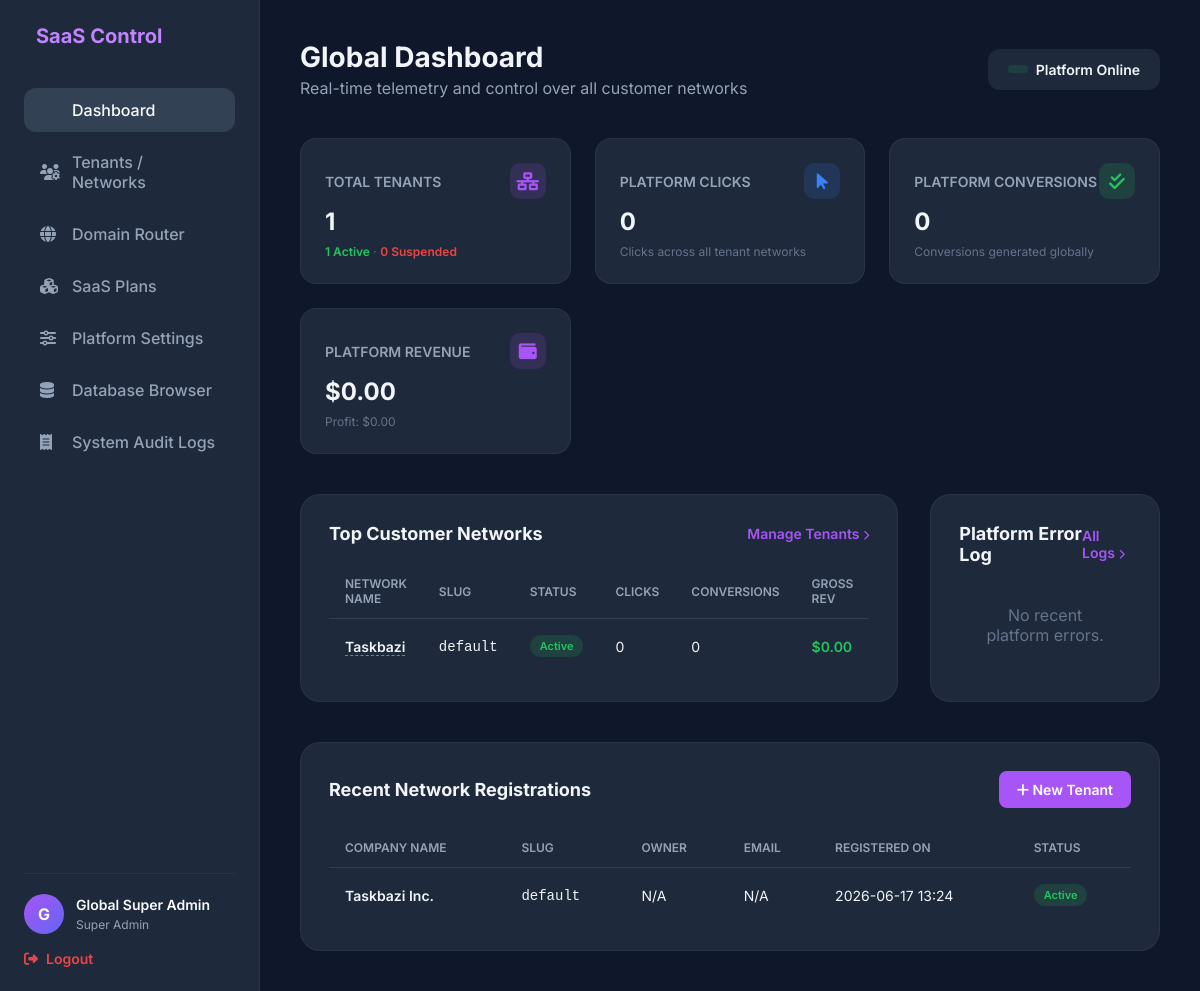
Page /superadmin/dashboard.php (signed in) on the committed database.
### tables this page shows
CREATE TABLE `tenants` (
  `id` int(11) NOT NULL AUTO_INCREMENT,
  `name` varchar(100) NOT NULL,
  `slug` varchar(50) NOT NULL,
  `company_name` varchar(150) DEFAULT NULL,
  `owner_name` varchar(100) DEFAULT NULL,
  `owner_email` varchar(150) DEFAULT NULL,
  `status` enum('active','suspended','pending','deleted') DEFAULT 'active',
  `plan_name` varchar(50) DEFAULT 'Starter',
  `max_affiliates` int(11) DEFAULT 100,
  `max_advertisers` int(11) DEFAULT 20,
  `max_offers` int(11) DEFAULT 100,
  `timezone` varchar(50) DEFAULT 'UTC',
  `currency` varchar(10) DEFAULT 'USD',
  `created_at` timestamp NOT NULL DEFAULT current_timestamp(),
  `updated_at` timestamp NOT NULL DEFAULT current_timestamp() ON UPDATE current_timestamp(),
  PRIMARY KEY (`id`),
  UNIQUE KEY `slug` (`slug`)
);

### app/core/tenant.php (called while the page is built, shortened)
    <?php
class GuardPDO extends PDO {
    #[\ReturnTypeWillChange]
    public function prepare($query, $options = []) {
        return parent::prepare($query, $options);
    }
    #[\ReturnTypeWillChange]
    public function query($query, ...$args) {
        return parent::query($query, ...$args);
    }
}

### superadmin/dashboard.php (the view, shortened to what this page needs)
<?php
require_once __DIR__ . '/../app/config/database.php';
$adminName = $_SESSION['super_auth']['name'] ?? 'Super Admin';
$tenantStats = $pdo->query("
    SELECT
        COUNT(*) as total,
        SUM(status = 'active') as active,
        SUM(status = 'suspended') as suspended,
        SUM(status = 'pending') as pending
    FROM tenants
")->fetch(PDO::FETCH_ASSOC);
$globalMetrics = $pdo->query("
    SELECT
        (SELECT COUNT(*) FROM users) as total_users,
        (SELECT COUNT(*) FROM offers) as total_offers,
        (SELECT COUNT(*) FROM clicks) as total_clicks,
        (SELECT COUNT(*) FROM conversions) as total_conversions,
        (SELECT SUM(payout) FROM conversions WHERE status = 'approved') as total_payout,
        (SELECT SUM(revenue) FROM conversions WHERE status = 'approved') as total_revenue
")->fetch(PDO::FETCH_ASSOC);
$totalPayout = (float)($globalMetrics['total_payout'] ?? 0.00);
$totalRevenue = (float)($globalMetrics['total_revenue'] ?? 0.00);
$totalProfit = $totalRevenue - $totalPayout;
$recentTenants = $pdo->query("
    SELECT id, name, slug, company_name, status, created_at
    FROM tenants
    ORDER BY created_at DESC
    LIMIT 5
")->fetchAll(PDO::FETCH_ASSOC);
$recentErrors = $pdo->query("
    SELECT id, error_code, requested_url, ip_address, logged_at
    FROM error_logs
    ORDER BY logged_at DESC
    LIMIT 5
")->fetchAll(PDO::FETCH_ASSOC);
$topTenants = $pdo->query("
    SELECT
        t.id, t.name, t.slug, t.status,
        (SELECT COUNT(*) FROM clicks WHERE tenant_id = t.id) as clicks_count,
        (SELECT COUNT(*) FROM conversions WHERE tenant_id = t.id) as conversions_count,
        (SELECT SUM(revenue) FROM conversions WHERE tenant_id = t.id AND status = 'approved') as revenue_sum
    FROM tenants t
    ORDER BY conversions_count DESC, clicks_count DESC
    LIMIT 5
")->fetchAll(PDO::FETCH_ASSOC);
?>
<!DOCTYPE html>
<html lang="en">
<head>
    <link rel="stylesheet" href="https://cdnjs.cloudflare.com/ajax/libs/font-awesome/6.4.0/css/all.min.css">
</head>
<body>
    <div class="sidebar">
        <div class="brand">
            <span>SaaS Control</span>
        </div>
        <ul class="nav-menu">
            <li class="nav-item active">
                <a href="dashboard.php">
                    <i class="fas fa-grid-2"></i> Dashboard
                </a>
            </li>
            <li class="nav-item">
                <a href="tenants.php">
                    <i class="fas fa-users-gear"></i> Tenants / Networks
                </a>
            </li>
            <li class="nav-item">
                <a href="domains.php">
                    <i class="fas fa-globe"></i> Domain Router
                </a>
            </li>
            <li class="nav-item">
                <a href="plans.php">
                    <i class="fas fa-cubes"></i> SaaS Plans
                </a>
            </li>
            <li class="nav-item">
                <a href="platform_settings.php">
                    <i class="fas fa-sliders"></i> Platform Settings
                </a>
            </li>
            <li class="nav-item">
                <a href="data_browser.php">
                    <i class="fas fa-database"></i> Database Browser
                </a>
            </li>
            <li class="nav-item">
                <a href="audit_logs.php">
                    <i class="fas fa-receipt"></i> System Audit Logs
                </a>
            </li>
        </ul>
        <div class="sidebar-footer">
            <div class="user-profile">
                <div class="avatar">
                    <?=strtoupper(substr($adminName, 0, 1))?>
                </div>
                <div>
                    <h4 style="font-size: 14px; font-weight: 600;"><?=$adminName?></h4>
                    <span style="font-size: 12px; color: #94a3b8;">Super Admin</span>
                </div>
            </div>
            <a href="../logout.php" class="logout-btn">
                <i class="fas fa-right-from-bracket"></i> Logout
            </a>
        </div>
    </div>
    <div class="content">
        <div class="header">
            <div>
                <h1>Global Dashboard</h1>
                <p>Real-time telemetry and control over all customer networks</p>
            </div>
            <div style="background-color: #1e293b; padding: 12px 20px; border-radius: 12px; display: flex; align-items: center; gap: 8px;">
                <span class="status-badge status-active"></span>
                <span style="font-weight: 600; font-size: 14px;">Platform Online</span>
            </div>
        </div>
        <div class="stats-grid">
            <div class="stat-card">
                <div class="stat-header">
                    <span>TOTAL TENANTS</span>
                    <div class="stat-icon icon-purple">
                        <i class="fas fa-network-wired"></i>
                    </div>
                </div>
                <div class="stat-value"><?=$tenantStats['total']?></div>
                <div class="stat-desc">
                    <span style="color: #22c55e; font-weight: 600;"><?=$tenantStats['active']?> Active</span> &middot;
                    <span style="color: #ef4444; font-weight: 600;"><?=$tenantStats['suspended']?> Suspended</span>
                </div>
            </div>
            <div class="stat-card">
                <div class="stat-header">
                    <span>PLATFORM CLICKS</span>
                    <div class="stat-icon icon-blue">
                        <i class="fas fa-mouse-pointer"></i>
                    </div>
                </div>
                <div class="stat-value"><?=number_format($globalMetrics['total_clicks'])?></div>
                <div class="stat-desc">Clicks across all tenant networks</div>
            </div>
            <div class="stat-card">
                <div class="stat-header">
                    <span>PLATFORM CONVERSIONS</span>
                    <div class="stat-icon icon-green">
                        <i class="fas fa-check-double"></i>
                    </div>
                </div>
                <div class="stat-value"><?=number_format($globalMetrics['total_conversions'])?></div>
                <div class="stat-desc">Conversions generated globally</div>
            </div>
            <div class="stat-card">
                <div class="stat-header">
                    <span>PLATFORM REVENUE</span>
                    <div class="stat-icon icon-purple">
                        <i class="fas fa-wallet"></i>
                    </div>
                </div>
                <div class="stat-value">$<?=number_format($totalRevenue, 2)?></div>
                <div class="stat-desc">Profit: $<?=number_format($totalProfit, 2)?></div>
            </div>
        </div>
        <div class="dashboard-grid">
            <div class="section-card">
                <div class="section-header">
                    <h3 class="section-title">Top Customer Networks</h3>
                    <a href="tenants.php" class="btn-view-all">Manage Tenants <i class="fas fa-chevron-right" style="font-size: 10px;"></i></a>
                </div>
                <table>
                    <thead>
                        <tr>
                            <th>Network Name</th>
                            <th>Slug</th>
                            <th>Status</th>
                            <th>Clicks</th>
                            <th>Conversions</th>
                            <th>Gross Rev</th>
                        </tr>
                    </thead>
                    <tbody>
                        <?php if (empty($topTenants)): ?>
                            <tr>
                                <td colspan="6" style="text-align: center; color: #64748b;">No active networks found.</td>
                            </tr>
                        <?php else: ?>
                            <?php foreach ($topTenants as $t): ?>
                                <tr>
                                    <td style="font-weight: 600;">
                                        <a href="tenant_view.php?id=<?=$t['id']?>" style="color: #f1f5f9; text-decoration: none; border-bottom: 1px dashed #a855f7;">
                                            <?=htmlspecialchars($t['name'])?>
                                        </a>
                                    </td>
                                    <td><code><?=$t['slug']?></code></td>
                                    <td>
                                        <span class="status-badge status-<?=$t['status']?>"><?=ucfirst($t['status'])?></span>
                                    </td>
                                    <td><?=number_format($t['clicks_count'])?></td>
                                    <td><?=number_format($t['conversions_count'])?></td>
                                    <td style="font-weight: 600; color: #22c55e;">$<?=number_format((float)($t['revenue_sum'] ?? 0.00), 2)?></td>
                                </tr>
                            <?php endforeach; ?>
                        <?php endif; ?>
                    </tbody>
                </table>
            </div>
            <div class="section-card">
                <div class="section-header">
                    <h3 class="section-title">Platform Error Log</h3>
                    <a href="audit_logs.php" class="btn-view-all">All Logs <i class="fas fa-chevron-right" style="font-size: 10px;"></i></a>
                </div>
                <div class="list-items">
                    <?php if (empty($recentErrors)): ?>
                        <div style="text-align: center; color: #64748b; padding: 20px;">No recent platform errors.</div>
                    <?php endif; ?>
                </div>
            </div>
        </div>
        <div style="display: grid; grid-template-columns: 1fr; gap: 32px;">
            <div class="section-card">
                <div class="section-header">
                    <h3 class="section-title">Recent Network Registrations</h3>
                    <a href="tenant_create.php" style="background-color: #a855f7; color: white; text-decoration: none; padding: 10px 18px; border-radius: 8px; font-weight: 600; font-size: 14px;">
                        <i class="fas fa-plus"></i> New Tenant
                    </a>
                </div>
                <table>
                    <thead>
                        <tr>
                            <th>Company Name</th>
                            <th>Slug</th>
                            <th>Owner</th>
                            <th>Email</th>
                            <th>Registered On</th>
                            <th>Status</th>
                        </tr>
                    </thead>
                    <tbody>
                        <?php if (empty($recentTenants)): ?>
                            <tr>
                                <td colspan="6" style="text-align: center; color: #64748b;">No recent signups.</td>
                            </tr>
                        <?php else: ?>
                            <?php foreach ($recentTenants as $rt): ?>
                                <tr>
                                    <td style="font-weight: 600;"><?=htmlspecialchars($rt['company_name'] ?? $rt['name'])?></td>
                                    <td><code><?=$rt['slug']?></code></td>
                                    <td><?=htmlspecialchars($rt['owner_name'] ?? 'N/A')?></td>
                                    <td><?=htmlspecialchars($rt['owner_email'] ?? 'N/A')?></td>
                                    <td><?=date('Y-m-d H:i', strtotime($rt['created_at']))?></td>
                                    <td>
                                        <span class="status-badge status-<?=$rt['status']?>"><?=ucfirst($rt['status'])?></span>
                                    </td>
                                </tr>
                            <?php endforeach; ?>
                        <?php endif; ?>
                    </tbody>
                </table>
            </div>
        </div>
    </div>
</body>
</html>

### rows in the picture
tenants: name "Taskbazi", slug "default", status "Active", clicks_count "0", conversions_count "0", revenue_sum "0.00", company_name "Taskbazi Inc.", owner_name "N/A", owner_email "N/A", created_at "2026-06-17 13:24"

### other values in the picture
substr($adminName, 0, 1) "G"
$adminName "Global Super Admin"
$tenantStats['total'] "1"
$tenantStats['active'] "1"
$tenantStats['suspended'] "0"
$globalMetrics['total_clicks'] "0"
$globalMetrics['total_conversions'] "0"
$totalRevenue "0.00"
$totalProfit "0.00"
